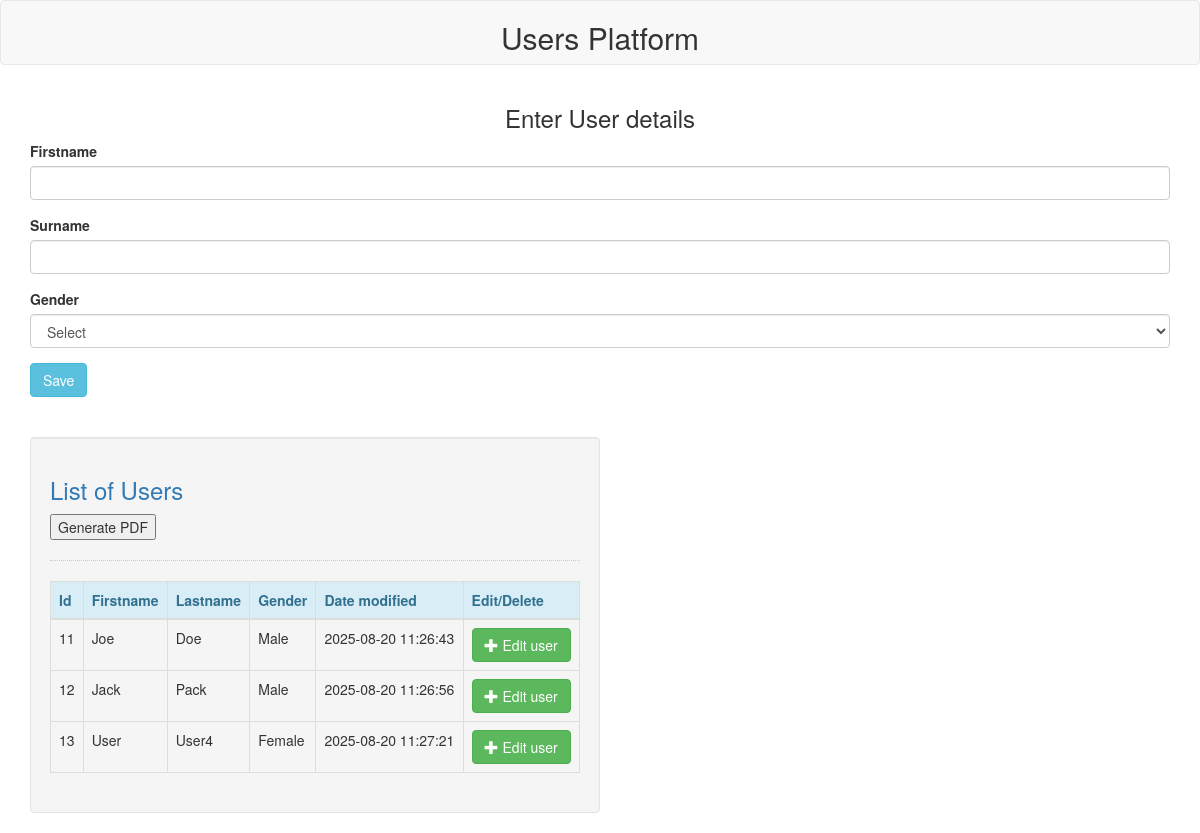
Before: / with the older database file.
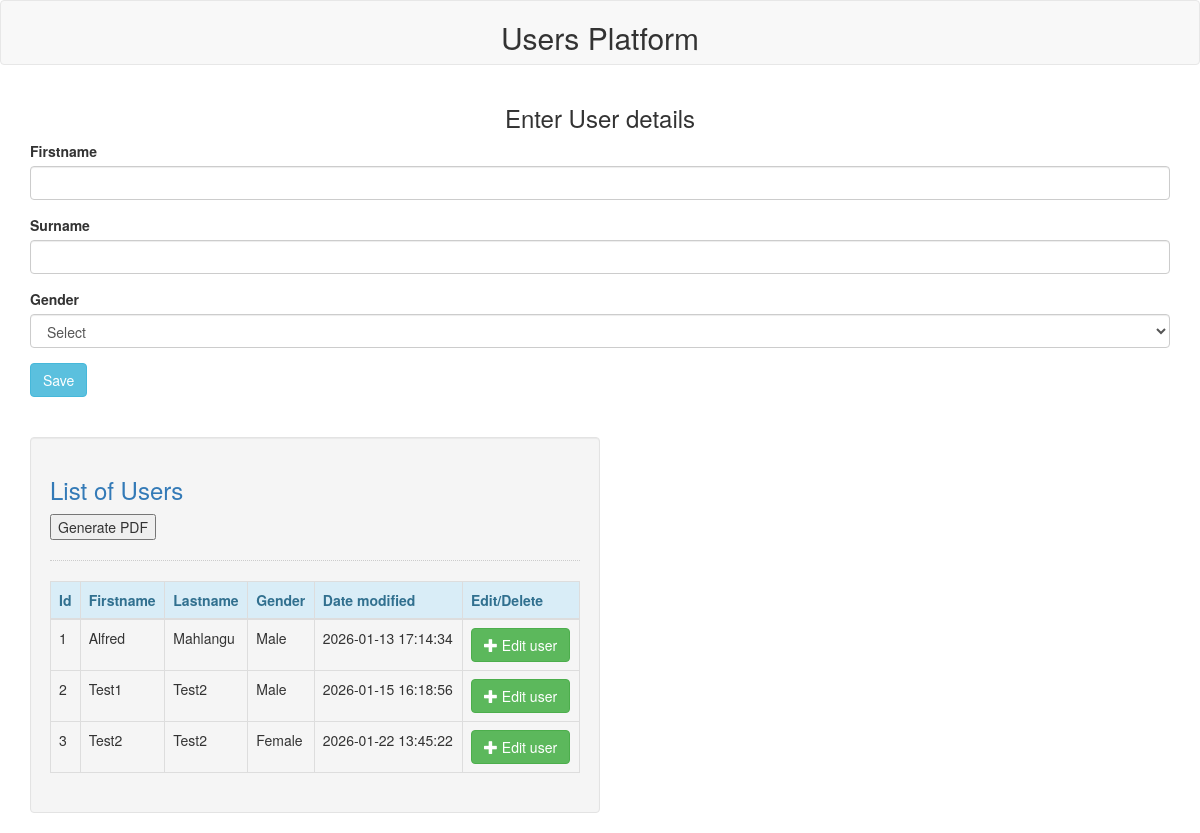
After: the same page with the newer database file.
### tables this page shows
CREATE TABLE `user` (
  `id` int NOT NULL,
  `name` varchar(155) NOT NULL,
  `surname` varchar(155) NOT NULL,
  `gender` varchar(10) NOT NULL,
  `date_modified` datetime NOT NULL DEFAULT CURRENT_TIMESTAMP
);

### index.php (the view, shortened to what this page needs)
<?php
	require_once 'conn.php';
?>
<!DOCTYPE html>
<html lang="en">
	<head>
		<link rel="stylesheet" type="text/css" href="css/bootstrap.css" />
	</head>
<body>
	<nav class="navbar navbar-default">
		<div class="container-fluid">
			<h2 style="text-align: center;">Users Platform</h2>
		</div>
	</nav>
	<div class="container">
   		<h3 align="center">Enter User details</h3>
		   <form name="frmLogin" method="post" action="" >
			<div class="form-group">
				<label for="firstname">Firstname </label>
				<input type="text" name="firstname" class="form-control" id="username" required="required" maxlength="48">
			</div>
			<div class="form-group">
				<label for="surname">Surname </label>
				<input type="text" name="surname" class="form-control" id="username" required="required" maxlength="64">
			</div>
			<div class="form-group">
				<label>Gender</label>
				<select name="gender" class="form-control" >
					<option value="">Select</option>
				</select>
			</div>
			<button type="submit" class="btn btn-info mb-5 " name="save_details">Save</button>
   		</form>
		<div class="col-md-3"></div>
		<br/><br/>
		<div class="col-md-6 well">
			<h3 class="text-primary">List of Users</h3>
			<form action="generatepdf.php" method="post">
				<button type="submit">Generate PDF</button>
			</form>
			<hr style="border-top:1px dotted #ccc;"/>
			<table class="table table-bordered">
				<thead class="alert-info">
					<tr>
					    <th>Id</th>
						<th>Firstname</th>
						<th>Lastname</th>
						<th>Gender</th>
						<th>Date modified</th>
						<th>Edit/Delete</th>
					</tr>
				</thead>
				<tbody>
					<?php
						$sql_stmt = "SELECT * FROM `user`";
						$sql_query = mysqli_query($conn, $sql_stmt) or die(mysqli_error($conn));
						while($fetch = mysqli_fetch_assoc($sql_query)){
					?>
					<tr>
					    <td><?php echo $fetch['id']?></td>
						<td><?php echo $fetch['name']?></td>
						<td><?php echo $fetch['surname']?></td>
						<td><?php if($fetch['gender']==0){echo "Male";}else{echo "Female";}?></td>
						<td><?php echo $fetch['date_modified']?></td>
						<td>
							<button
								type="button"
								class="btn btn-success editBtn"
								data-toggle="modal"
								data-target="#form_modal"
								data-id="<?php echo htmlspecialchars($fetch['id']) ?>"
								data-name="<?php echo htmlspecialchars($fetch['name']) ?>"
								data-surname="<?php echo htmlspecialchars($fetch['surname']) ?>"
								data-gender="<?php echo htmlspecialchars($fetch['gender']) ?>"
							  >
								<span class="glyphicon glyphicon-plus"></span> Edit user
							</button>
						</td>
					</tr>
					<?php
						}
					?>
				</tbody>
			</table>
		</div>
    </div>
</body>
</html>

Changed rows visible on the page:
removed user: id "11", name "Joe", surname "Doe", gender "Male", date_modified "2025-08-20 11:26:43"
removed user: id "12", name "Jack", surname "Pack", gender "Male", date_modified "2025-08-20 11:26:56"
removed user: id "13", name "User", surname "User4", gender "Female", date_modified "2025-08-20 11:27:21"
added user: id "1", name "Alfred", surname "Mahlangu", gender "Male", date_modified "2026-01-13 17:14:34"
added user: id "2", name "Test1", surname "Test2", gender "Male", date_modified "2026-01-15 16:18:56"
added user: id "3", name "Test2", surname "Test2", gender "Female", date_modified "2026-01-22 13:45:22"
